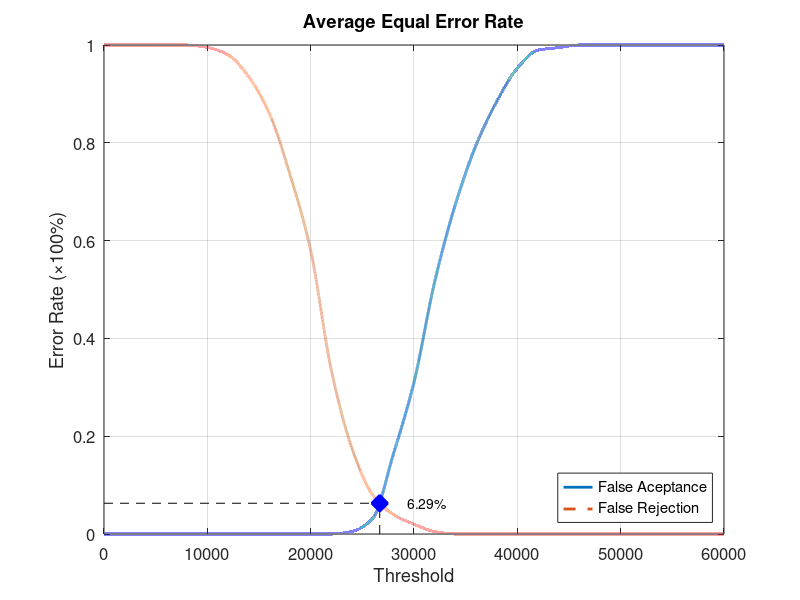
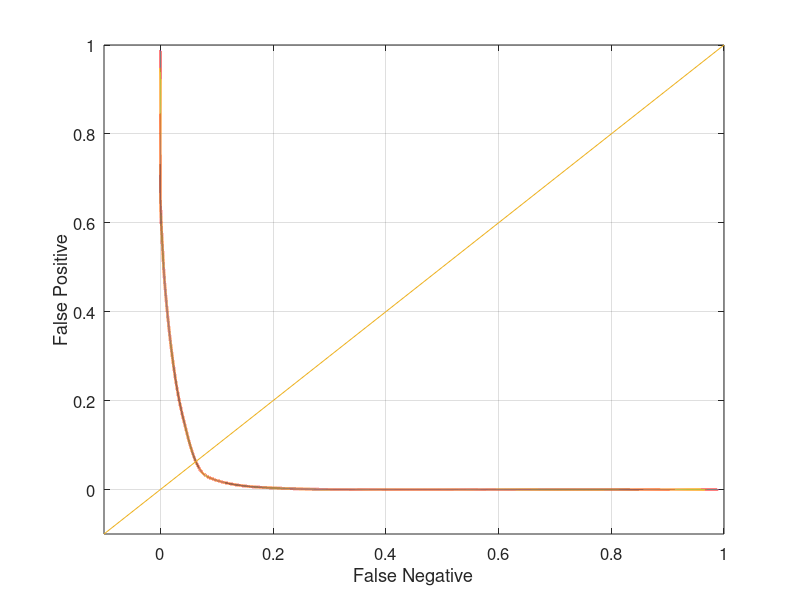

MATLAB code for these plots, in order:
function yEER = Database2_2
close all;
clear;
clc;
x = 0:2000:60000;
xq = 0:0.5:60000;

y0 = [0 0 0 0 0 0 0 0 0 0 0 0 0.00526316 0.0315789 0.163158 0.310526 0.515789 0.673684 0.794737 0.884211 0.952632 0.989474 0.994737 1 1 1 1 1 1 1 1];
yy0 = interp1(x, y0, xq, 'pchip');
y1 = [1 1 1 1 1 0.995 0.98 0.935 0.86 0.735 0.58 0.335 0.175 0.08 0.04 0.02 0.005 0 0 0 0 0 0 0 0 0 0 0 0 0 0];
yy1 = interp1(x, y1, xq, 'pchip');

% Calculating EER: 
y2 = abs(y0 - y1);
find(y2 == min(y2))
yy2 = abs(yy0 - yy1);
xEER = find(yy2 == min(yy2));
xEERIndex = xq(xEER) % X-axis EER
yEER = yy0(xEER) % Y-axis EER

main = figure
plot(xq, yy0,'-','LineWidth', 2);	hold on
plot(xq, yy1,'--','LineWidth', 2);	hold on
plot([xEERIndex xEERIndex], [0 yEER], 'k--');	hold on
plot([0 xEERIndex], [yEER yEER], 'k--');	hold on
plot(xEERIndex, yEER, 'bx', 'LineWidth', 10);	hold on
text(xEERIndex + 10 * xEERIndex / 100, yEER, [num2str(round((10000 * yEER)) / 100) '%'])
legend('False Aceptance', 'False Rejection', 'Location', 'SouthEast')
xlabel('Threshold')
ylabel('Error Rate (\times100%)')
title('Average Equal Error Rate')
set(gca, 'FontSize', 12)
axis([0 60000 0 1])
grid on

print(main, 'Database2_2Main', '-dpng');
FNRxFPR = figure('Color', [1 1 1]);
plot(yy1, yy0, '-', yy1, yy0, 'LineWidth', 2);
hold on
y = -0.1:0.1:1
plot(y, y); 
set(gca, 'FontSize', 12)
xlabel('False Negative')
ylabel('False Positive')
axis([-0.1 1 -0.1 1])
set(gca, 'FontSize', 12)
grid on

print(FNRxFPR, 'Database2_2FNRxFPR','-dpng');
end
